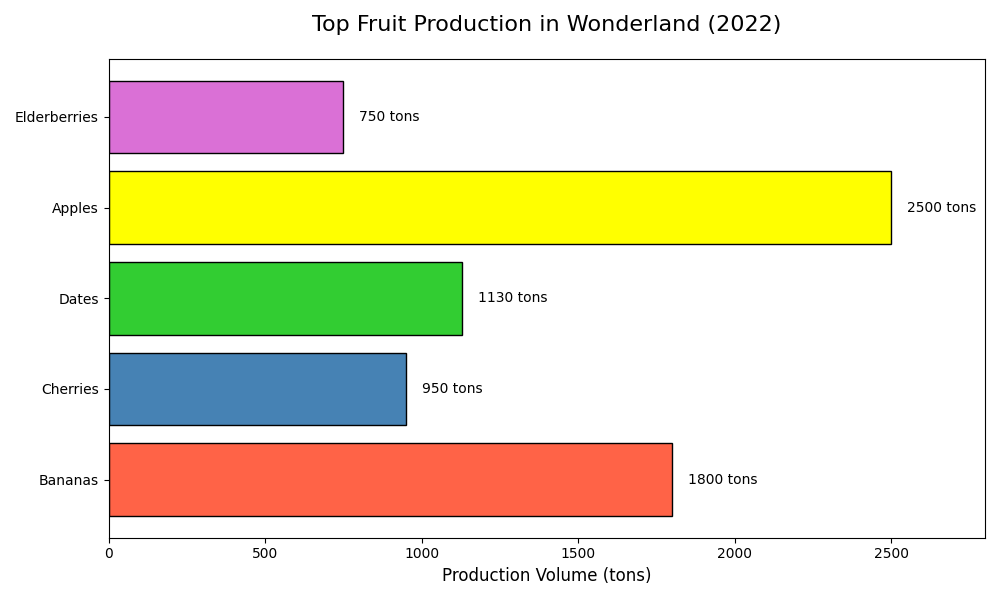

The Python source for this figure:
import matplotlib.pyplot as plt
import numpy as np

fruits = ["Bananas", "Cherries", "Dates", "Apples", "Elderberries"]
production_volume = [1800, 950, 1130, 2500, 750]

colors = ['#FF6347', '#4682B4', '#32CD32', '#FFFF00', '#DA70D6']  # Tomato, SteelBlue, LimeGreen, Yellow, Orchid

fig, ax = plt.subplots(figsize=(10, 6))

# Creating a horizontal bar chart using barh
bars = ax.barh(fruits, production_volume, color=colors, edgecolor='black')

# Assigning text labels for each bar
for bar in bars:
    width = bar.get_width()
    ax.text(width + 50, bar.get_y() + bar.get_height() / 2,
            f'{int(width)} tons', va='center', ha='left', fontsize=10, color='black')

ax.set_xlabel('Production Volume (tons)', fontsize=12)
ax.set_title('Top Fruit Production in Wonderland (2022)', fontsize=16, pad=20)
ax.set_xlim(0, max(production_volume) + 300)

plt.tight_layout()
plt.show()
